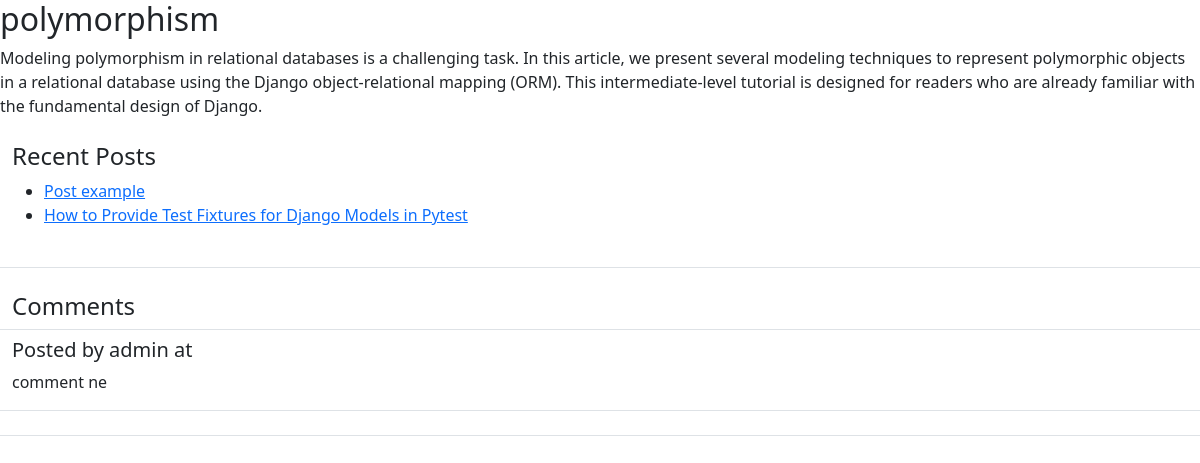
The app's page /blog/post/post-1-test with its own data.
### blog/models.py (models this page shows, shortened)
class Post(models.Model):
    author = models.ForeignKey(settings.AUTH_USER_MODEL, on_delete=models.PROTECT)
    created_at = models.DateTimeField(auto_now_add=True)
    modified_at = models.DateTimeField(auto_now_add=True)
    published_at = models.DateTimeField(blank=True, null=True)
    title = models.TextField(max_length=100)
    slug = models.SlugField()
    summary = models.TextField(max_length=500)
    content = models.TextField()
    tags = models.ManyToManyField(Tag, related_name='posts')
    comments = GenericRelation(Comment)

class Comment(models.Model):
    creator = models.ForeignKey(settings.AUTH_USER_MODEL, on_delete=models.CASCADE)
    content = models.TextField()
    content_type = models.ForeignKey(ContentType, on_delete=models.CASCADE)
    object_id = models.PositiveIntegerField()
    content_object = GenericForeignKey('content_type', 'object_id')

### blog/views.py (the view)
# urls.py: path('post/<slug>', views.post_detail, name='blog-post-detail')
def post_detail(request, slug):
    post = get_object_or_404(Post, slug=slug)
    if request.user.is_active:
        if request.method == 'POST':
            comment_form = CommentForm(request.POST)
            if comment_form.is_valid():
                comment = comment_form.save(commit=False)
                comment.content_object = post
                comment.creator = request.user
                comment.save()
                return redirect(request.path_info)
        else:
            comment_form = CommentForm()
    else:
        comment_form = None
    context = {'post': post, "comment_form": comment_form}
    return render(request, "blog/post-detail.html", context=context)

### blog/templatetags/blog_extras.py (called while the page is built)
@register.simple_tag(name='row')
def row(extends = ''):
    return format_html('<div class="row {}">', extends)

@register.simple_tag(name='endrow')
def endrow():
    return format_html('</div>')

@register.simple_tag(name='col')
def col(extends = ''):
    return format_html('<div class="col {}">', extends)

@register.simple_tag(name='endcol')
def endcol():
    return format_html('</div>')

@register.inclusion_tag('blog/post-list.html')
def recent_posts(post):
    posts = Post.objects.exclude(pk=post.pk)[:5]
    return {"title": "Recent Posts", "posts": posts}

### blog/templates/blog/post-detail.html
{% extends "base.html" %}
{% load blog_extras %}
{% block content %}
<h2>{{ post.title }}</h2>
{% row %}
    {% col %}
        {{ post.content|safe }}
    {% endcol %}
{% endrow %}
{% row "border-bottom" %}
    {% col "p-4" %}
    {% recent_posts post %}
    {% endcol %}
{% endrow %}
{% row "border-bottom" %}
    {% col "p-4" %}
    {% include "blog/post-comment.html" %}
    {% endcol %}
{% endrow %}
{% endblock %}

### blog/templates/blog/post-list.html
<h4>{{ title }}</h4>
<ul>
    {% for post in posts %}
        <li>
            <a href="{% url "blog-post-detail" post.slug %}" > {{ post.title }}</a>
        </li>
    {% endfor %}
</ul>

### blog/templates/blog/post-comment.html (shortened to what this page needs)
{% load blog_extras crispy_forms_tags %}
<h4>Comments</h4>
{% for comment in post.comments.all %}
    {% row "border-top pt-2" %}
        {% col %}
            <h5>Posted by {{ comment.creator }} at {{comment.created_at|date:"M, d Y h:i" }}</h5>
        {% endcol %}
    {% endrow %}
    {% row "border-bottom" %}
        {% col %}
            <p>{{ comment.content }}</p>
        {% endcol %}
    {% endrow %}
    {% empty %}
    {% row "border-top border-bottom" %}
        {% col %}
            <p>No comments.</p>
        {% endcol %}
    {% endrow %}
{% endfor %}

### records on screen
Post: content "Modeling polymorphism in relational databases is a challenging task. In this article, we present several modeling techniques to represent polymorphic objects in a relational database using the Django object-relational mapping (ORM). This intermediate-level tutorial is designed for readers who are already familiar with the fundamental design of Django."
Post: title "Post example"
Post: title "How to Provide Test Fixtures for Django Models in Pytest"
Comment: creator "admin", content "comment ne"

### other values on screen
{{ title }} "Recent Posts"
